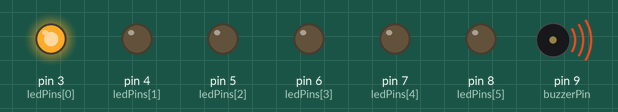
A sketch run on a simulated Arduino Uno, built with avr-gcc and run on an emulated ATmega328P. Shown: output pins drawn as LEDs (lit = HIGH), buzzer (waves = sounding).

Above: at 0.05 s.
At 0.75 s:
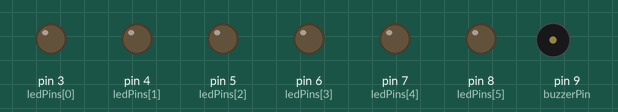
At 1.05 s:
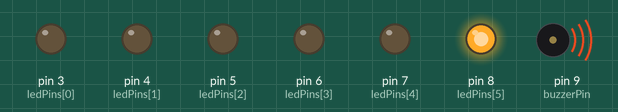
At 1.45 s:
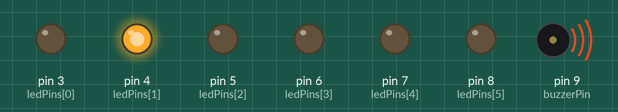
At 2.05 s:
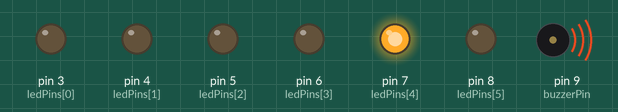
At 2.85 s:
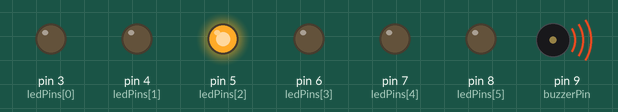
Timing chart, 0 to 3.1 s (numbered marks = the images above):
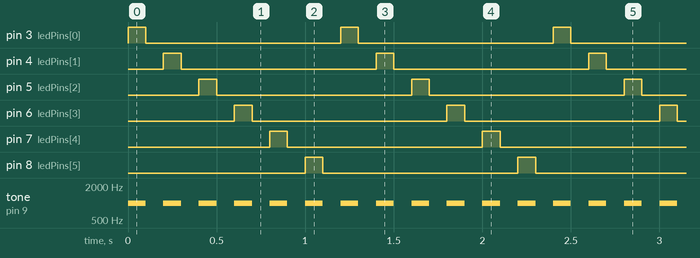

Measured:
- by itself, tone on pin 9 (buzzerPin): alternates 1000 Hz for 0.10 s and silent for 0.10 s
- by itself, pin 3 (ledPins[0]), pin 4 (ledPins[1]), pin 5 (ledPins[2]), pin 6 (ledPins[3]), pin 7 (ledPins[4]), pin 8 (ledPins[5]): alternates HIGH for 0.10 s and LOW for 1.1 s

The sketch:

007RemoteMine.ino
```cpp
const int ledPins[6] = {3, 4, 5, 6, 7, 8};  // LEDs 1–6
const int buzzerPin = 9;

void setup() {
  for (int i = 0; i < 6; i++) {
    pinMode(ledPins[i], OUTPUT);
  }
  pinMode(buzzerPin, OUTPUT);
}

void loop() {
  for (int i = 0; i < 6; i++) {
    digitalWrite(ledPins[i], HIGH);
    tone(buzzerPin, 1000);
    delay(100);
    digitalWrite(ledPins[i], LOW);
    noTone(buzzerPin);
    delay(100);
  }
}
```
